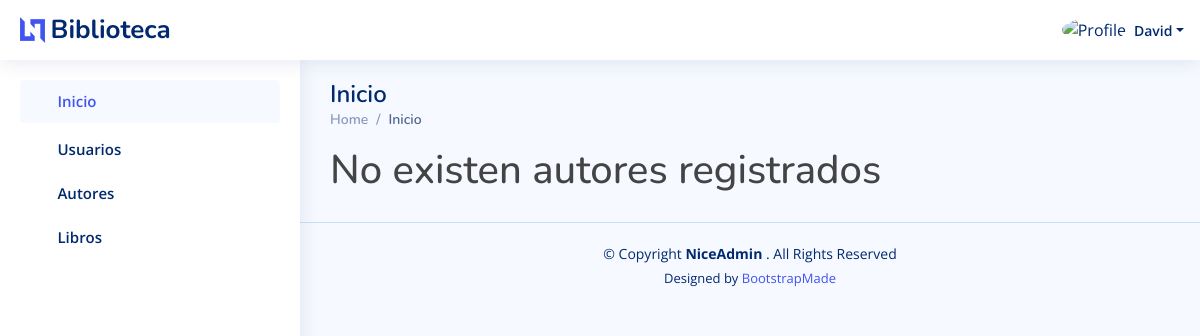
/libro/listar_autor/ (signed in), run on an earlier commit of the app's database.
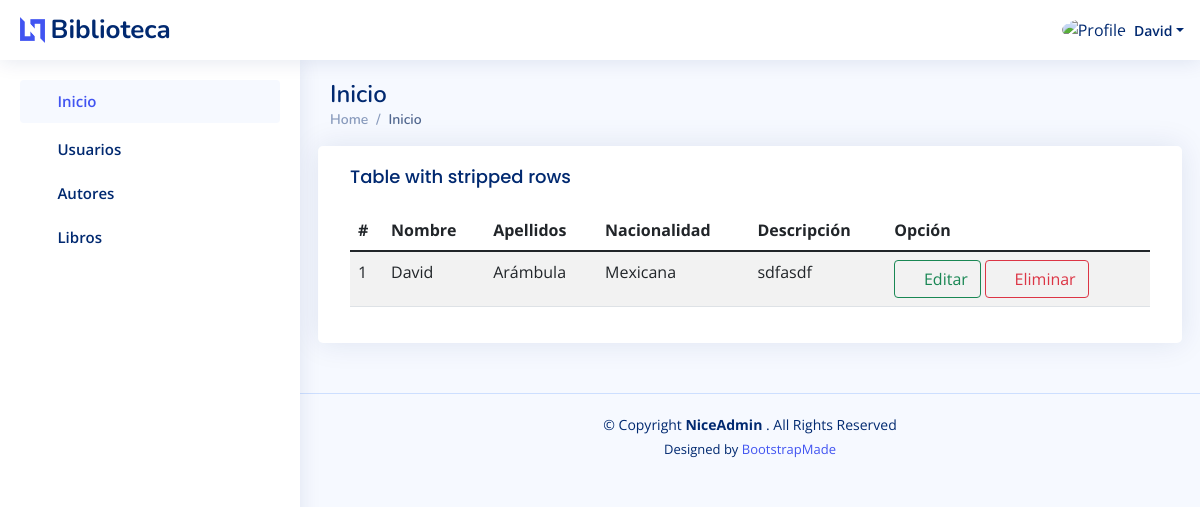
And on a later commit of the database.
### apps/libro/models.py (models this page shows, shortened)
class Autor(models.Model):
    id = models.AutoField(_("id"), primary_key=True)
    nombre = models.CharField(
        _("Nombre"), max_length=200, blank=False, null=False)
    apellidos = models.CharField(
        _("Apellidos"), max_length=200, blank=False, null=False)
    nacionalidad = models.CharField(
        _("Nacionalidad"), max_length=100, blank=False, null=False)
    descripcion = models.TextField(_("Descripcion"), blank=False, null=False)
    estado = models.BooleanField(_("Estado"), default=True)
    fecha_creacion = models.DateField(
        _("Fecha de creación"), auto_now=True, auto_now_add=False)
    class Meta:
        verbose_name = _("Autor")
        verbose_name_plural = _("Autores")
        ordering = ["nombre"]

### apps/libro/views.py (the view)
# urls.py: path('listar_autor/', AutorListView.as_view(), name='listar_autor'),
class AutorListView(LoginRequiredMixin, ListView):
    model = Autor
    template_name = "libro/autor/listar_autor.html"
    context_object_name = 'autores'
    form_class = AutorForm
    def get_queryset(self):
        return self.model.objects.filter(estado=True)
    def get_context_data(self, **kwargs):
        context = {}
        context["autores"] = self.get_queryset()
        context["form"] = self.form_class
        return context
    def get(self, request, *args, **kwargs):
        return render(request, self.template_name, self.get_context_data())

### apps/usuario/models.py (called while the page is built)
    @property
    def is_staff(self):
        return self.usuario_administrador

### templates/libro/autor/listar_autor.html (shortened to what this page needs)
{% extends 'index.html' %}
{% load static %}
{% block body %}
    {% if autores %}
        <div class="card">
            <div class="card-body">
                <h5 class="card-title">Table with stripped rows</h5>
                <table class="table table-striped">
                    <thead>
                        <tr>
                            <th scope="col">#</th>
                            <th scope="col">Nombre</th>
                            <th scope="col">Apellidos</th>
                            <th scope="col">Nacionalidad</th>
                            <th scope="col">Descripción</th>
                            <th scope="col">Opción</th>
                        </tr>
                    </thead>
                    <tbody>
                        {% for a in autores %}
                            <tr>
                                <td>
                                    {{a.id}}
                                </td>
                                <td>
                                    {{a.nombre}}
                                </td>
                                <td>
                                    {{a.apellidos}}
                                </td>
                                <td>
                                    {{a.nacionalidad}}
                                </td>
                                <td>
                                    {{a.descripcion}}
                                </td>
                                <td>
                                    <a class="btn btn-outline-success" href="{% url 'libro:editar_autor' a.id %}"><i class="fa-solid fa-pen-to-square"></i> Editar</a>
                                    <a class="btn btn-outline-danger" href="{% url 'libro:eliminar_autor' a.id %}"><i class="fa-solid fa-trash-can"></i> Eliminar</a>
                                </td>
                            </tr>
                        {% endfor %}
                    </tbody>
                </table>
            </div>
        </div>
    {% else %}
        <h1>
            No existen autores registrados
        </h1>
    {% endif %}
{% endblock body %}</td></tr></td></tr></td></tr></td></tr></td> </tr>

What changed in the data, as far as the page shows it:
added Autor: id "1", nombre "David", apellidos "Arámbula", nacionalidad "Mexicana", descripcion "sdfasdf"
Also different on the page:
text no longer shown: "No existen autores registrados"
text now shown: "Table with stripped rows # Nombre Apellidos Nacionalidad Descripción Opción"
